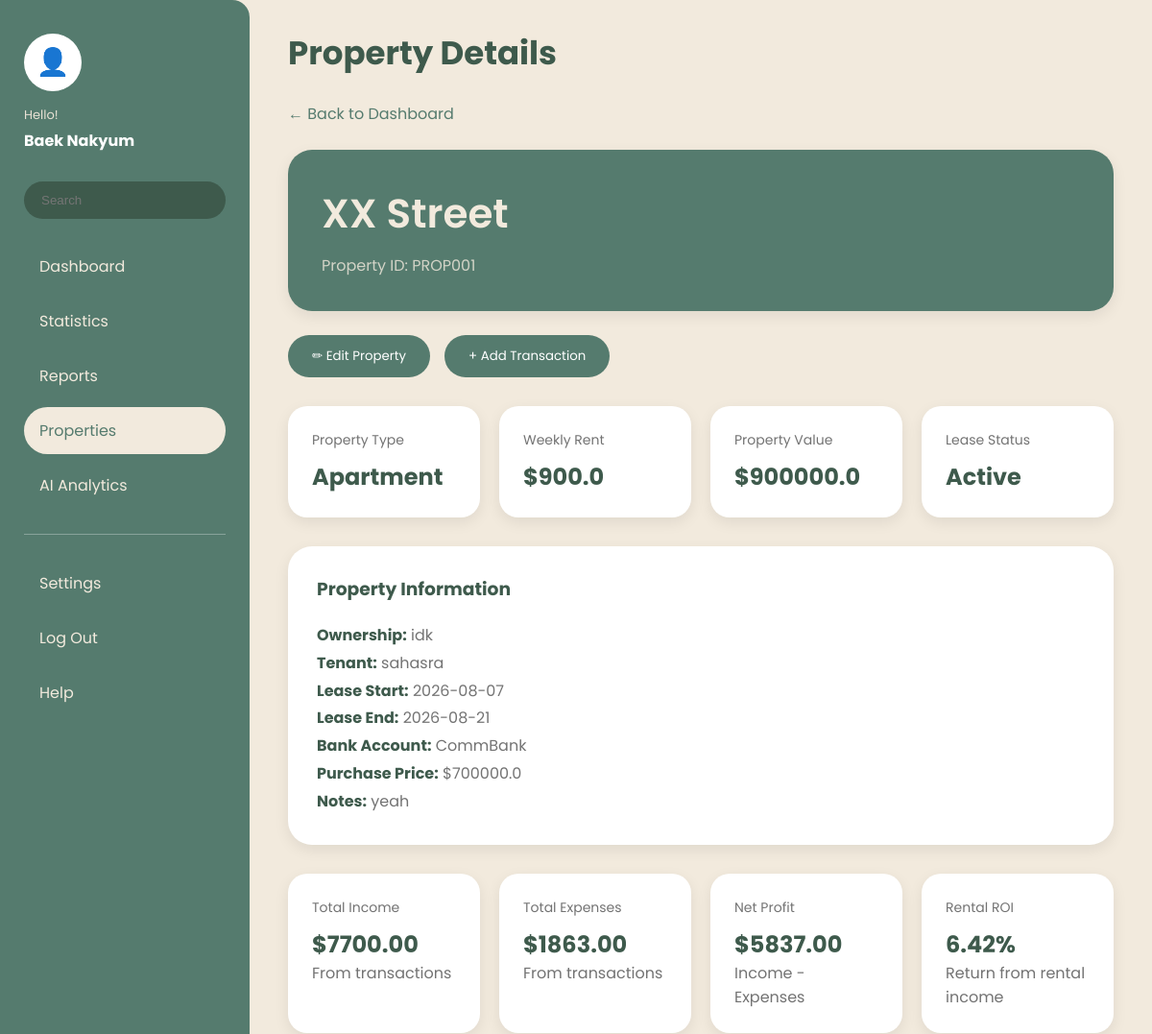
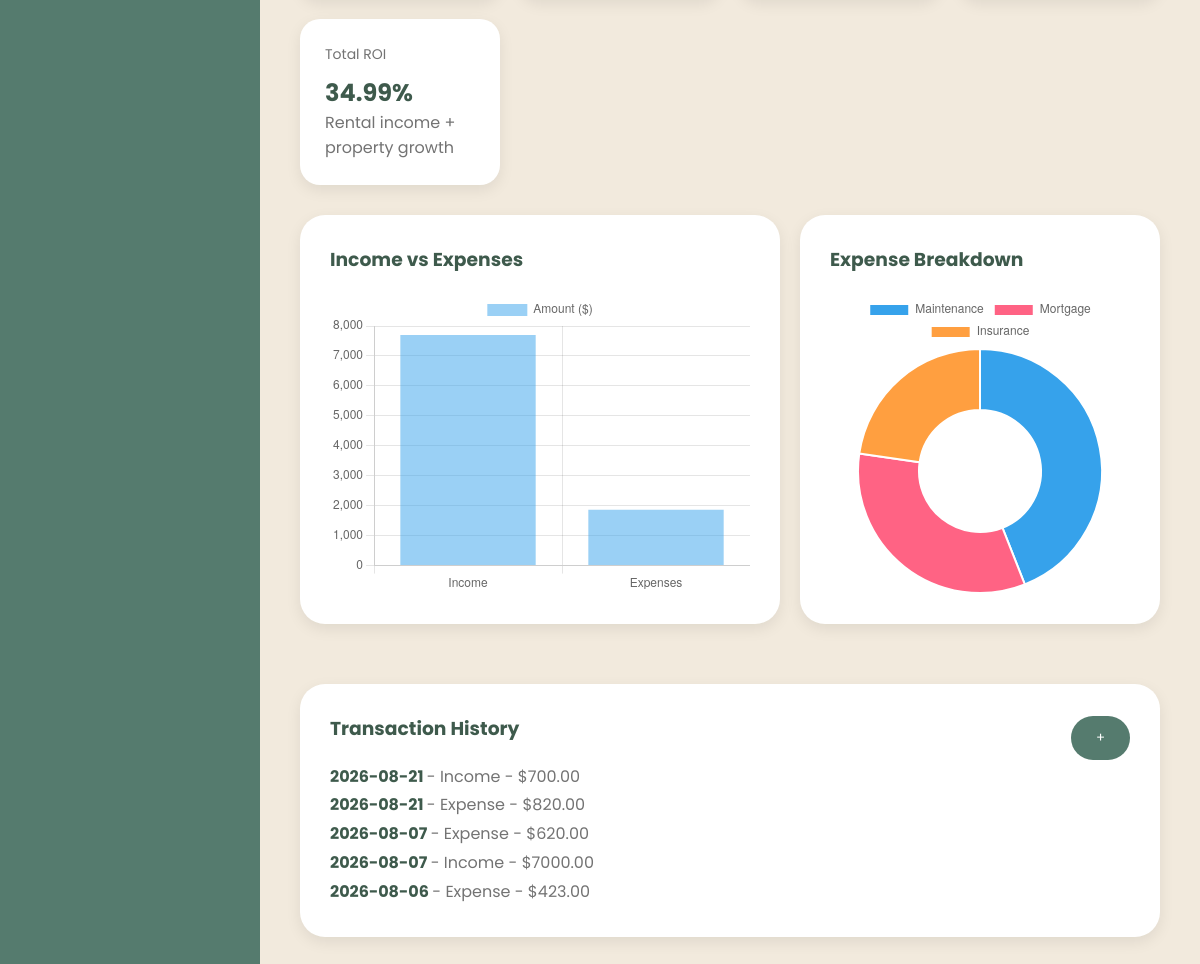
Screenshot of /property/PROP001 (signed in) with the database file from the repository (2 pictures, top to bottom).
### tables this page shows
CREATE TABLE Properties(

    propertyID TEXT PRIMARY KEY,

    userID INTEGER NOT NULL,

    propertyAddress TEXT NOT NULL,

    propertyType TEXT NOT NULL,

    ownershipData TEXT NOT NULL,

    tenantName TEXT,

    leaseStatus TEXT,

    leaseStart TEXT,

    leaseEnd TEXT,

    weeklyRent REAL,

    bankAccount TEXT,

    propertyValue REAL,

    purchasePrice REAL,

    notes TEXT,

    FOREIGN KEY(userID)
        REFERENCES Users(userID)

);

CREATE TABLE Transactions(

    transactionID INTEGER PRIMARY KEY AUTOINCREMENT,

    propertyID TEXT NOT NULL,

    transactionType TEXT NOT NULL,

    category TEXT NOT NULL,

    amount REAL NOT NULL,

    date TEXT NOT NULL,

    paymentMethod TEXT,

    description TEXT,

    attachment TEXT,

    gstValue REAL,

    FOREIGN KEY(propertyID)
        REFERENCES Properties(propertyID)

);

### app.py (the view)
@app.route("/property/<propertyID>")
def property_details(propertyID):
    if "userID" not in session:
        return redirect(
            url_for("login")
        )
    userID = session["userID"]
    property = get_property(
        propertyID,
        userID
    )
    if property is None:
        return redirect(
            url_for("dashboard")
        )
    transactions = get_transactions(
        propertyID
    )
    total_income = get_property_income(
        propertyID
    )
    total_expenses = get_property_expenses(
        propertyID
    )
    net_profit = (
        total_income
        - total_expenses
    )
    rentalROI = calculate_rental_roi(
        property["weeklyRent"] or 0,
        total_expenses,
        property["purchasePrice"] or 0
    )
    totalROI = calculate_total_roi(
        property["propertyValue"] or 0,
        property["purchasePrice"] or 0,
        property["weeklyRent"] or 0,
        total_expenses
    )
    expense_labels = [
        transaction[3]
        for transaction in transactions
        if transaction[2] == "Expense"
    ]
    expense_amounts = [
        transaction[4]
        for transaction in transactions
        if transaction[2] == "Expense"
    ]
    has_expense_data = bool(
        expense_labels
    )
    return render_template(
        "property_details.html",
        property=property,
        transactions=transactions,
        total_income=total_income,
        total_expenses=total_expenses,
        net_profit=net_profit,
        rentalROI=rentalROI,
        totalROI=totalROI,
        expense_labels=expense_labels,
        expense_amounts=expense_amounts,
        has_expense_data=has_expense_data
    )

### database/database.py (called while the page is built)
def connect_database():
    connection = sqlite3.connect(
        DATABASE_NAME
    )
    connection.row_factory = sqlite3.Row
    connection.execute(
        "PRAGMA foreign_keys = ON"
    )
    return connection

### database/models.py (called while the page is built)
def get_property(propertyID, userID=None):
    conn = connect_database()
    cursor = conn.cursor()
    if userID is not None:
        cursor.execute("""
            SELECT *
            FROM Properties
            WHERE propertyID = ?
            AND userID = ?
        """, (
            propertyID,
            userID
        ))
    else:
        cursor.execute("""
            SELECT *
            FROM Properties
            WHERE propertyID = ?
        """, (propertyID,))
    property_data = cursor.fetchone()
    conn.close()
    return property_data

def get_transactions(propertyID):
    conn = connect_database()
    cursor = conn.cursor()
    cursor.execute("""
        SELECT *
        FROM Transactions
        WHERE propertyID = ?
        ORDER BY date DESC
    """, (propertyID,))
    transactions = cursor.fetchall()
    conn.close()
    return transactions

def get_property_income(propertyID):
    conn = connect_database()
    cursor = conn.cursor()
    cursor.execute("""
        SELECT COALESCE(SUM(amount), 0)
        FROM Transactions
        WHERE propertyID = ?
        AND transactionType = 'Income'
    """, (propertyID,))
    total_income = cursor.fetchone()[0]
    conn.close()
    return total_income

def get_property_expenses(propertyID):
    conn = connect_database()
    cursor = conn.cursor()
    cursor.execute("""
        SELECT COALESCE(SUM(amount), 0)
        FROM Transactions
        WHERE propertyID = ?
        AND transactionType = 'Expense'
    """, (propertyID,))
    total_expenses = cursor.fetchone()[0]
    conn.close()
    return total_expenses

### utils/calculations.py (called while the page is built)
def calculate_rental_roi(
    weeklyRent,
    totalExpenses,
    purchasePrice
):
    annualIncome = weeklyRent * 52
    if purchasePrice == 0:
        return 0
    roi = (
        (annualIncome - totalExpenses)
        / purchasePrice
    ) * 100
    return round(roi, 2)

def calculate_total_roi(
    propertyValue,
    purchasePrice,
    weeklyRent,
    totalExpenses
):
    annualIncome = weeklyRent * 52
    if purchasePrice == 0:
        return 0
    netRentalIncome = (
        annualIncome - totalExpenses
    )
    roi = (
        (
            propertyValue
            - purchasePrice
            + netRentalIncome
        )
        / purchasePrice
    ) * 100
    return round(roi, 2)

### templates/property_details.html (shortened to what this page needs)
<!DOCTYPE html>
<html lang="en">
<head>
    <link rel="stylesheet" href="{{ url_for('static', filename='css/property_details.css') }}">
</head>
<body>
<div class="dashboard-container">
<aside class="sidebar">
    <div class="user-profile">
        <div class="profile-image">
            👤
        </div>
        <p class="hello-text">
            Hello!
        </p>
        <h3>
            {{ session["name"] }}
        </h3>
    </div>
    <div class="search-sidebar">
        <input
        type="text"
        placeholder="Search">
    </div>
    <nav class="sidebar-menu">
        <a href="{{ url_for('dashboard') }}">
            Dashboard
        </a>
        <a href="#">
            Statistics
        </a>
        <a href="#">
            Reports
        </a>
        <a href="{{ url_for('dashboard') }}" class="active">
            Properties
        </a>
        <a href="#">
            AI Analytics
        </a>
        <hr>
        <a href="#">
            Settings
        </a>
        <a href="{{ url_for('logout') }}">
            Log Out
        </a>
        <a href="#">
            Help
        </a>
    </nav>
</aside>
<main class="main-content">
<header class="top-header">
    <div class="logo-section">
        <h2>
            Property Details
        </h2>
    </div>
</header>
<a href="{{ url_for('dashboard') }}">
    ← Back to Dashboard
</a>
<section class="property-header">
    <h1>
        {{ property.propertyAddress }}
    </h1>
    <p>
        Property ID: {{ property.propertyID }}
    </p>
</section>
<div class="property-actions">
    <a href="{{ url_for('edit_property', propertyID=property.propertyID) }}">
        <button class="add-property-button">
            ✏ Edit Property
        </button>
    </a>
    <a href="{{ url_for('add_transaction', propertyID=property.propertyID) }}">
        <button class="add-property-button">
            + Add Transaction
        </button>
    </a>
</div>
<section class="summary-row">
<div class="summary-card">
<h4>
Property Type
</h4>
<h2>
{{ property.propertyType }}
</h2>
</div>
<div class="summary-card">
<h4>
Weekly Rent
</h4>
<h2>
${{ property.weeklyRent if property.weeklyRent else "0" }}
</h2>
</div>
<div class="summary-card">
<h4>
Property Value
</h4>
<h2>
${{ property.propertyValue if property.propertyValue else "0" }}
</h2>
</div>
<div class="summary-card">
<h4>
Lease Status
</h4>
<h2>
{{ property.leaseStatus }}
</h2>
</div>
</section>
<section class="graph-card">
<h3>
Property Information
</h3>
<p>
<strong>Ownership:</strong>
{{ property.ownershipData }}
</p>
<p>
<strong>Tenant:</strong>
{{ property.tenantName if property.tenantName else "Vacant" }}
</p>
<p>
<strong>Lease Start:</strong>
{{ property.leaseStart if property.leaseStart else "N/A" }}
</p>
<p>
<strong>Lease End:</strong>
{{ property.leaseEnd if property.leaseEnd else "N/A" }}
</p>
<p>
<strong>Bank Account:</strong>
{{ property.bankAccount if property.bankAccount else "N/A" }}
</p>
<p>
<strong>Purchase Price:</strong>
${{ property.purchasePrice if property.purchasePrice else "0" }}
</p>
<p>
<strong>Notes:</strong>
{{ property.notes if property.notes else "No notes added." }}
</p>
</section>
<section class="summary-row">
<div class="summary-card">
<h4>
Total Income
</h4>
<h2>
${{ "%.2f"|format(total_income) }}
</h2>
<p>
From transactions
</p>
</div>
<div class="summary-card">
<h4>
Total Expenses
</h4>
<h2>
${{ "%.2f"|format(total_expenses) }}
</h2>
<p>
From transactions
</p>
</div>
<div class="summary-card">
<h4>
Net Profit
</h4>
<h2>
${{ "%.2f"|format(net_profit) }}
</h2>
<p>
Income - Expenses
</p>
</div>
<div class="summary-card">
<h4>
Rental ROI
</h4>
<h2>
{{ "%.2f"|format(rentalROI) }}%
</h2>
<p>
Return from rental income
</p>
</div>
<div class="summary-card">
<h4>
Total ROI
</h4>
<h2>
{{ "%.2f"|format(totalROI) }}%
</h2>
<p>
Rental income + property growth
</p>
</div>
</section>
<section class="graph-layout">
    <div class="graph-card">
        <h3>
            Income vs Expenses
        </h3>
        <div class="chart-container">
            <canvas id="incomeExpenseChart"></canvas>
        </div>
    </div>
    <div class="graph-card">
        <h3>
            Expense Breakdown
        </h3>
        <div class="chart-container">
            <canvas id="expenseChart"></canvas>
        </div>
    </div>
</section>
<section class="graph-card">
<div style="display:flex; justify-content:space-between; align-items:center;">
<h3>
Transaction History
</h3>
<a href="{{ url_for('add_transaction', propertyID=property.propertyID) }}">
    <button class="add-property-button">
        +
    </button>
</a>
</div>
{% for transaction in transactions %}
<p>
<strong>
{{ transaction[5] }}
</strong>
-
{{ transaction[2] }}
-
${{ "%.2f"|format(transaction[4]) }}
</p>
{% else %}
<p>
No transactions recorded yet.
</p>
{% endfor %}
</section>
</main>
</div>
<script>
const chartDataNode = document.getElementById('property-chart-data');
const totalIncome = JSON.parse(chartDataNode.dataset.totalIncome);
const totalExpenses = JSON.parse(chartDataNode.dataset.totalExpenses);
const expenseLabels = JSON.parse(chartDataNode.dataset.expenseLabels);
const expenseAmounts = JSON.parse(chartDataNode.dataset.expenseAmounts);
const hasExpenseData = JSON.parse(chartDataNode.dataset.hasExpenseData);
const incomeExpenseChart = new Chart(
    document.getElementById('incomeExpenseChart'),
    {
        type: 'bar',
        data: {
            labels: [
                "Income",
                "Expenses"
            ],
            datasets: [
                {
                    label: "Amount ($)",
                    data: [
                        totalIncome,
                        totalExpenses
                    ]
                }
            ]
        },
        options: {
            responsive:true,
            maintainAspectRatio:false
        }
    }
);
const expenseChartConfig = {
    type:'doughnut',
    data:{
        labels: expenseLabels,
        datasets:[
            {
                data: expenseAmounts
            }
        ]
    },
    options:{
        responsive:true,
        maintainAspectRatio:false
    }
};
if (hasExpenseData) {
    new Chart(
        document.getElementById('expenseChart'),
        expenseChartConfig
    );
} else {
    document.getElementById('expenseChart').parentElement.innerHTML = '<p style="text-align:center; color:#555; padding: 2rem;">No expense transactions to show.</p>';
}
</script>
</body>
</html>

### static/css/property_details.css (style rules this page uses)
* { margin:0; padding:0; box-sizing:border-box; }
body { font-family:'Poppins', sans-serif; background:#f2eadd; color:#3e5a4c; }
.dashboard-container { display:flex; width:100%; min-height:100vh; }
.sidebar { width:260px; background:#557b6e; padding:35px 25px; display:flex; flex-direction:column; border-top-right-radius:18px; border-bottom-right-radius:18px; }
.user-profile { text-align:left; }
.profile-image { width:60px; height:60px; border-radius:50%; background:white; display:flex; justify-content:center; align-items:center; font-size:28px; margin-bottom:15px; }
.hello-text { font-size:13px; color:#e8e1d4; }
.user-profile h3 { color:white; font-size:16px; margin-top:4px; }
.search-sidebar { margin-top:30px; margin-bottom:25px; }
.search-sidebar input { width:100%; padding:12px 18px; border:none; border-radius:30px; background:#3e5a4c; color:white; }
.sidebar-menu { display:flex; flex-direction:column; gap:8px; }
.sidebar-menu a { text-decoration:none; color:#f2eadd; padding:12px 16px; border-radius:25px; }
.sidebar-menu .active { background:#f2eadd; color:#557b6e; }
.sidebar hr { border:none; border-top:1px solid rgba(255,255,255,0.3); margin:18px 0; }
.main-content { flex:1; padding:30px 40px; }
.top-header { margin-bottom:25px; }
.logo-section h2 { font-size:34px; color:#3e5a4c; }
.main-content > a { color:#557b6e; text-decoration:none; }
.property-header { background:#557b6e; color:#f2eadd; padding:35px; border-radius:25px; margin:25px 0; box-shadow:0 5px 15px rgba(0,0,0,0.08); }
.property-header h1 { font-size:42px; font-weight:600; }
.property-header p { margin-top:10px; opacity:0.8; }
.property-actions { display:flex; gap:15px; margin-bottom:30px; }
.add-property-button { background:#557b6e; color:white; border:none; padding:12px 25px; border-radius:25px; font-family:'Poppins'; cursor:pointer; }
.summary-row { display:grid; grid-template-columns:repeat(4,1fr); gap:20px; margin-bottom:30px; }
.summary-card { background:white; padding:25px; border-radius:20px; box-shadow:0 5px 15px rgba(0,0,0,0.08); }
.summary-card h4 { color:#737373; font-size:14px; font-weight:400; }
.summary-card h2 { color:#3e5a4c; margin-top:10px; }
.summary-card p { color:#737373; }
.graph-card { background:white; padding:30px; border-radius:25px; margin-bottom:30px; box-shadow:0 5px 15px rgba(0,0,0,0.08); }
.graph-card h3 { color:#3e5a4c; margin-bottom:20px; }
.graph-card p { color:#737373; line-height:1.8; }
.graph-card strong { color:#3e5a4c; }
.graph-layout { display:grid; grid-template-columns:2fr 1fr; gap:20px; margin-bottom:30px; }
.chart-container { height:300px; width:100%; }
.graph-card canvas { max-height:300px; }

### rows the page displays
Properties: propertyAddress "XX Street", propertyID "PROP001", propertyType "Apartment", weeklyRent "900.0", propertyValue "900000.0", leaseStatus "Active", ownershipData "idk", tenantName "sahasra", leaseStart "2026-08-07", leaseEnd "2026-08-21", bankAccount "CommBank", purchasePrice "700000.0", notes "yeah"
Transactions: amount "700.00"
Transactions: amount "820.00"
Transactions: amount "620.00"
Transactions: amount "7000.00"
Transactions: amount "423.00"

### other values shown
{{ session["name"] }} "Baek Nakyum"
{{ "%.2f"|format(total_income) }} "7700.00"
{{ "%.2f"|format(total_expenses) }} "1863.00"
{{ "%.2f"|format(net_profit) }} "5837.00"
{{ "%.2f"|format(rentalROI) }} "6.42"
{{ "%.2f"|format(totalROI) }} "34.99"
